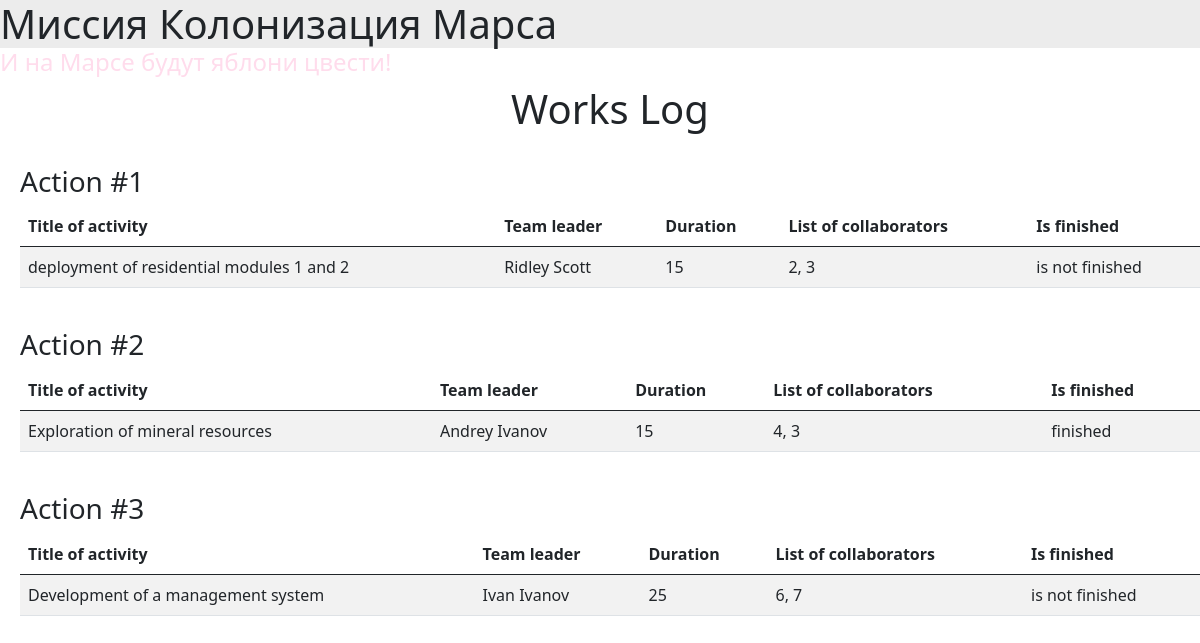
/index, run on the app's committed database.
### data/jobs.py (models this page shows)
class Jobs(SqlAlchemyBase):
    __tablename__ = 'jobs'
    id = sqlalchemy.Column(sqlalchemy.Integer,
                           primary_key=True, autoincrement=True)
    team_leader = sqlalchemy.Column(sqlalchemy.Integer, sqlalchemy.ForeignKey("users.id"))
    job = sqlalchemy.Column(sqlalchemy.String, nullable=True)
    work_size = sqlalchemy.Column(sqlalchemy.Integer, nullable=True)
    collaborators = sqlalchemy.Column(sqlalchemy.String, nullable=True)
    start_date = sqlalchemy.Column(sqlalchemy.DateTime, nullable=True)
    end_date = sqlalchemy.Column(sqlalchemy.Integer, nullable=True)
    is_finished = sqlalchemy.Column(sqlalchemy.Boolean, nullable=True)
    user = orm.relation('Users')

### main.py (the view)
@app.route("/")
@app.route("/index")
def index():
    jobs = get_jobs()
    return render_template('index.html', jobs=jobs)

### data/db_session.py (called while the page is built)
def create_session() -> Session:
    global __factory
    return __factory()

### main.py (called while the page is built)
def get_jobs():
    result = list()
    db_sess = db_session.create_session()
    for job in db_sess.query(Jobs).all():
        job_info = [job.job, f"{job.user.name} {job.user.surname}", job.work_size, job.collaborators, job.is_finished]
        job_info[-1] = "is not finished" if not job_info[-1] else "finished"
        result.append(job_info)
    return result

### templates/index.html
{% extends "main.html" %}
{% block content %}
<div align="center">
    <h1>Works Log</h1>
        <tbody>
            {% for job in jobs %}
            <br>
            <h3 style="float: left;">Action #{{ loop.index }}</h3>
            <table class="table table-striped">
                <thead>
                  <tr>
                    <th scope="col">Title of activity</th>
                    <th scope="col">Team leader</th>
                    <th scope="col">Duration</th>
                    <th scope="col">List of collaborators</th>
                    <th scope="col">Is finished</th>
                  </tr>
                </thead>
            <tr>
                {% for value in job %}
                <td> {{ value }} </td>
                {% endfor %}
            </tr>
        </tbody>
    </table>
            {% endfor %}
</div>
{% endblock %}

### templates/main.html (shortened to what this page needs)
<!DOCTYPE html>
<html lang="en">
<head>
    <link rel="stylesheet"
    href="https://cdn.jsdelivr.net/npm/bootstrap@5.0.0-beta1/dist/css/bootstrap.min.css"
>
</head>
<body>
    <div class="header">
        <h1 class="name">Миссия Колонизация Марса</h1>
    </div>
    <h4>И на Марсе будут яблони цвести!</h4>
    <div class="content">
        {% block content %}{% endblock %}
    </div>
</body>
</html>

### templates/main.html (style rules this page uses)
.header { width: 100%; height: 15%; background-color: rgb(236, 236, 236); }
.name { margin: auto; }
.content { margin-left: 20px; }
h4 { color: rgb(269, 220, 236); }

### data on the page
Jobs: job "deployment of residential modules 1 and 2", job "Ridley Scott" "15" "is not finished", collaborators "2, 3"
Jobs: job "Exploration of mineral resources", job "Andrey Ivanov" "15" "finished", collaborators "4, 3"
Jobs: job "Development of a management system", job "Ivan Ivanov" "25" "is not finished", collaborators "6, 7"
